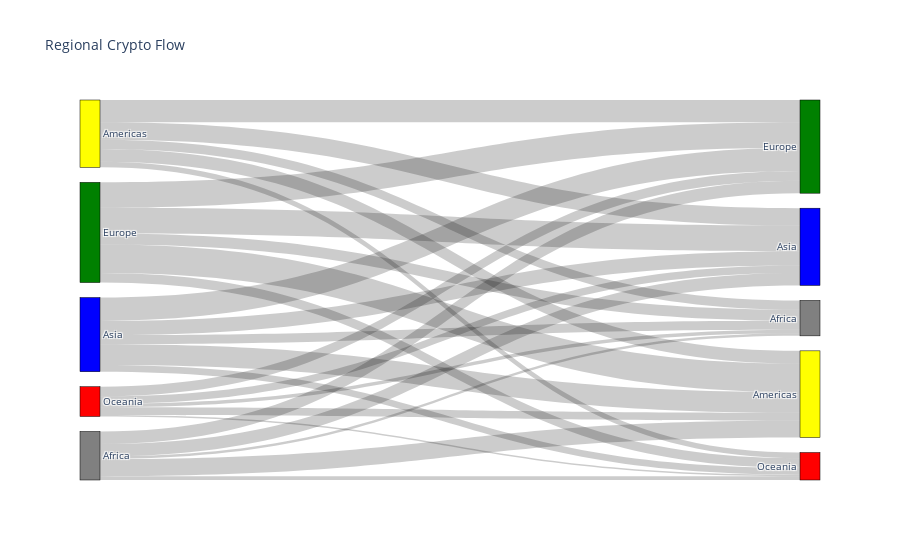

The notebook cell saved with this chart:
### Code cell
# Show flows by continent
pairs = pd.merge(expanded_df, country_codes.add_prefix('src_'), left_on='src_jurisdictions', right_on='src_alpha-2', how='inner')
pairs = pd.merge(pairs, country_codes.add_prefix('dst_'), left_on='dst_jurisdictions', right_on='dst_alpha-2', how='inner')
grouped_df = pairs.groupby(['src_region', 'dst_region'])['value_USD'].sum()
src_regions = list(grouped_df.index.get_level_values(0).unique())
dst_regions = list(grouped_df.index.get_level_values(1).unique())
all_regions = list(set(src_regions + dst_regions))

regions_index = {}
for i, region in enumerate(all_regions):
    regions_index[region] = i

sources = []
target = []
values = []
for element in grouped_df.index:
    src = element[0]
    dst = element[1]
    value = grouped_df[element]
    
    sources.append(regions_index[src])
    target.append(regions_index[dst] + len(regions_index))
    values.append(value)

# Sankey Diagram
fig = go.Figure(data=[go.Sankey(
    node = dict(
      pad = 15,
      thickness = 20,
      line = dict(color = "black", width = 0.5),
      label = all_regions + all_regions,
      color = ["gray"]
    ),
    link = dict(
      source = sources,
      target = target,
      value = values
  ))])

fig.update_layout(title_text="Regional Crypto Flow", font_size=10)
fig.show()

### Figure 1 — Plotly figure (JSON) as saved in the notebook; plotly's stock layout.template omitted (floating-point values rounded to 4 significant figures)
{"data": [{"link": {"source": [0, 0, 0, 0, 0, 4, 4, 4, 4, 4, 2, 2, 2, 2, 2, 1, 1, 1, 1, 1, 3, 3, 3, 3, 3], "target": [5, 9, 7, 6, 8, 5, 9, 7, 6, 8, 5, 9, 7, 6, 8, 5, 9, 7, 6, 8, 5, 9, 7, 6, 8], "value": [842400000.0, 5397000000.0, 3933000000.0, 3939000000.0, 1211000000.0, 2921000000.0, 4036000000.0, 5470000000.0, 7048000000.0, 1790000000.0, 2882000000.0, 6525000000.0, 4492000000.0, 7367000000.0, 2153000000.0, 3475000000.0, 8984000000.0, 8101000000.0, 8039000000.0, 3036000000.0, 1066000000.0, 2422000000.0, 2385000000.0, 3032000000.0, 485500000.0]}, "node": {"color": ["gray", "green", "blue", "red", "yellow", "gray", "green", "blue", "red", "yellow"], "label": ["Africa", "Europe", "Asia", "Oceania", "Americas", "Africa", "Europe", "Asia", "Oceania", "Americas"], "line": {"color": "black", "width": 0.5}, "pad": 15, "thickness": 20}, "type": "sankey"}], "layout": {"font": {"size": 10}, "title": {"text": "Regional Crypto Flow"}}}
